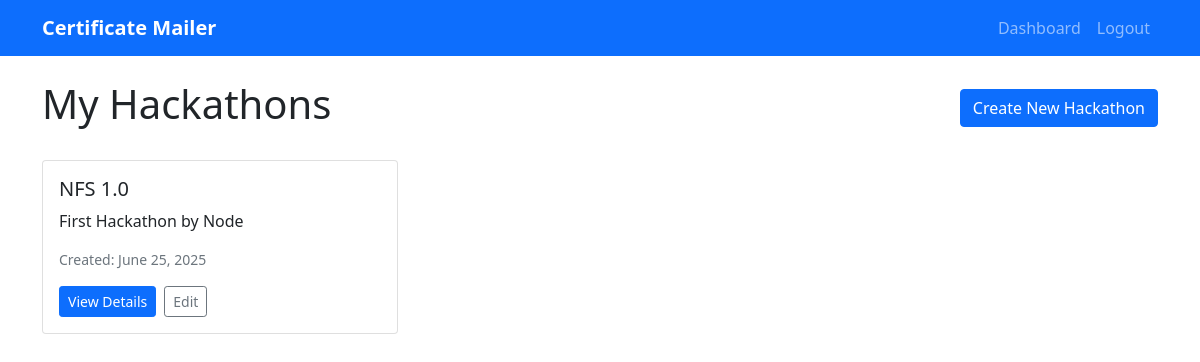
Screenshot of /hackathons (signed in) with the database file from the repository.
### models.py (models this page shows)
class Hackathon(db.Model):
    id = db.Column(db.Integer, primary_key=True)
    name = db.Column(db.String(100), nullable=False)
    description = db.Column(db.Text)
    created_at = db.Column(db.DateTime, default=datetime.utcnow)
    user_id = db.Column(db.Integer, db.ForeignKey('user.id'), nullable=False)
    certificate_templates = db.relationship('CertificateTemplate', backref='hackathon', lazy=True)
    participants = db.relationship('Participant', backref='hackathon', lazy=True)
    resubmission_form_link = db.Column(db.String(255))  # Link for resubmission form
    feedback_form_link = db.Column(db.String(255))  # Link for feedback form

### blueprints/hackathon/routes.py (the view)
@hackathon_bp.route('/hackathons')
@login_required
def list_hackathons(current_user):
    hackathons = Hackathon.query.filter_by(user_id=current_user.id).order_by(Hackathon.created_at.desc()).all()
    return render_template('hackathon/list.html', hackathons=hackathons, user=current_user)

### templates/hackathon/list.html (shortened to what this page needs)
{% extends "base.html" %}
{% block content %}
<div class="d-flex justify-content-between align-items-center mb-4">
    <h1>My Hackathons</h1>
    <a href="{{ url_for('hackathon.create_hackathon') }}" class="btn btn-primary">
         Create New Hackathon
    </a>
</div>
{% if hackathons %}
    <div class="row">
        {% for hackathon in hackathons %}
        <div class="col-md-6 col-lg-4 mb-4">
            <div class="card">
                <div class="card-body">
                    <h5 class="card-title">{{ hackathon.name }}</h5>
                    <p class="card-text">
                        {% if hackathon.description %}
                            {{ hackathon.description[:100] }}{% if hackathon.description|length > 100 %}...{% endif %}
                        {% else %}
                            <em>No description</em>
                        {% endif %}
                    </p>
                    <p class="text-muted small">
                        Created: {{ hackathon.created_at.strftime('%B %d, %Y') }}
                    </p>
                    <div class="d-flex gap-2">
                        <a href="{{ url_for('hackathon.hackathon_detail', id=hackathon.id) }}"
                           class="btn btn-primary btn-sm">View Details</a>
                        <a href="{{ url_for('hackathon.edit_hackathon', id=hackathon.id) }}"
                           class="btn btn-outline-secondary btn-sm">Edit</a>
                    </div>
                </div>
            </div>
        </div>
        {% endfor %}
    </div>
{% endif %}
{% endblock %}

### rows the page displays
Hackathon: name "NFS 1.0", description "First Hackathon by Node", created_at "June 25, 2025"
